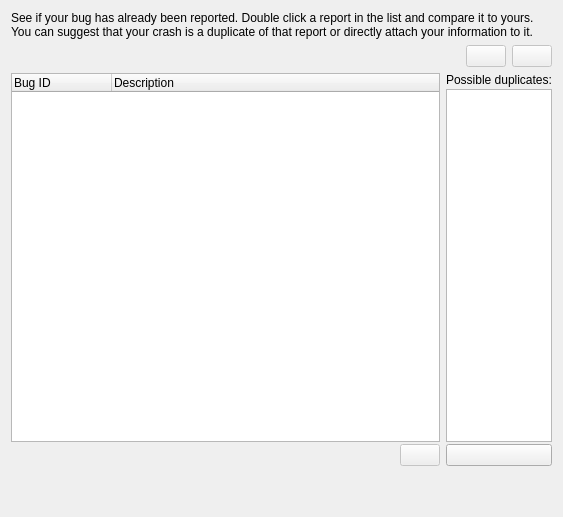
<?xml version="1.0" encoding="UTF-8"?>
<ui version="4.0">
 <class>AssistantPageBugzillaDuplicates</class>
 <widget class="QWidget" name="AssistantPageBugzillaDuplicates">
  <property name="geometry">
   <rect>
    <x>0</x>
    <y>0</y>
    <width>563</width>
    <height>517</height>
   </rect>
  </property>
  <layout class="QVBoxLayout" name="verticalLayout_3">
   <item>
    <widget class="QLabel" name="m_explanationLabel">
     <property name="text">
      <string comment="@info">See if your bug has already been reported. Double click a report in the list and compare it to yours. You can suggest that your crash is a duplicate of that report or directly attach your information to it.</string>
     </property>
     <property name="wordWrap">
      <bool>true</bool>
     </property>
    </widget>
   </item>
   <item>
    <layout class="QHBoxLayout" name="horizontalLayout_5">
     <item>
      <widget class="StatusWidget" name="m_statusWidget" native="true">
       <property name="sizePolicy">
        <sizepolicy hsizetype="MinimumExpanding" vsizetype="Maximum">
         <horstretch>0</horstretch>
         <verstretch>0</verstretch>
        </sizepolicy>
       </property>
      </widget>
     </item>
     <item>
      <widget class="QPushButton" name="m_searchMoreButton">
       <property name="enabled">
        <bool>false</bool>
       </property>
      </widget>
     </item>
     <item>
      <widget class="QPushButton" name="m_stopSearchButton">
       <property name="enabled">
        <bool>false</bool>
       </property>
      </widget>
     </item>
    </layout>
   </item>
   <item>
    <layout class="QHBoxLayout" name="horizontalLayout_2">
     <item>
      <layout class="QVBoxLayout" name="verticalLayout_2">
       <property name="spacing">
        <number>2</number>
       </property>
       <item>
        <widget class="QTreeWidget" name="m_bugListWidget">
         <property name="alternatingRowColors">
          <bool>true</bool>
         </property>
         <property name="rootIsDecorated">
          <bool>false</bool>
         </property>
         <property name="wordWrap">
          <bool>true</bool>
         </property>
         <column>
          <property name="text">
           <string comment="@title:column">Bug ID</string>
          </property>
         </column>
         <column>
          <property name="text">
           <string comment="@title:column">Description</string>
          </property>
         </column>
        </widget>
       </item>
       <item>
        <layout class="QHBoxLayout" name="horizontalLayout_6">
         <property name="spacing">
          <number>2</number>
         </property>
         <item>
          <spacer name="horizontalSpacer_3">
           <property name="orientation">
            <enum>Qt::Horizontal</enum>
           </property>
           <property name="sizeHint" stdset="0">
            <size>
             <width>40</width>
             <height>20</height>
            </size>
           </property>
          </spacer>
         </item>
         <item>
          <widget class="QPushButton" name="m_openReportButton">
           <property name="enabled">
            <bool>false</bool>
           </property>
          </widget>
         </item>
        </layout>
       </item>
      </layout>
     </item>
     <item>
      <layout class="QVBoxLayout" name="verticalLayout">
       <property name="spacing">
        <number>2</number>
       </property>
       <item>
        <widget class="QLabel" name="m_selectedPossibleDuplicatesLabel">
         <property name="text">
          <string comment="@label title of a listbox where the possible duplicate bug numbers are put in">Possible duplicates:</string>
         </property>
        </widget>
       </item>
       <item>
        <widget class="QListWidget" name="m_selectedDuplicatesList">
         <property name="sizePolicy">
          <sizepolicy hsizetype="Ignored" vsizetype="Expanding">
           <horstretch>0</horstretch>
           <verstretch>0</verstretch>
          </sizepolicy>
         </property>
         <property name="minimumSize">
          <size>
           <width>100</width>
           <height>0</height>
          </size>
         </property>
         <property name="maximumSize">
          <size>
           <width>120</width>
           <height>16777215</height>
          </size>
         </property>
        </widget>
       </item>
       <item>
        <layout class="QHBoxLayout" name="horizontalLayout_3">
         <property name="spacing">
          <number>2</number>
         </property>
         <item>
          <spacer name="horizontalSpacer_2">
           <property name="orientation">
            <enum>Qt::Horizontal</enum>
           </property>
           <property name="sizeType">
            <enum>QSizePolicy::Minimum</enum>
           </property>
           <property name="sizeHint" stdset="0">
            <size>
             <width>0</width>
             <height>0</height>
            </size>
           </property>
          </spacer>
         </item>
         <item>
          <widget class="QPushButton" name="m_removeSelectedDuplicateButton"/>
         </item>
        </layout>
       </item>
      </layout>
     </item>
    </layout>
   </item>
   <item>
    <widget class="QLabel" name="information">
     <property name="text">
      <string/>
     </property>
     <property name="wordWrap">
      <bool>true</bool>
     </property>
    </widget>
   </item>
   <item>
    <layout class="QHBoxLayout" name="horizontalLayout_4">
     <item>
      <widget class="QLabel" name="m_attachToReportIcon">
       <property name="sizePolicy">
        <sizepolicy hsizetype="Fixed" vsizetype="Fixed">
         <horstretch>0</horstretch>
         <verstretch>0</verstretch>
        </sizepolicy>
       </property>
       <property name="text">
        <string/>
       </property>
      </widget>
     </item>
     <item>
      <widget class="QLabel" name="m_attachToReportLabel"/>
     </item>
    </layout>
   </item>
  </layout>
 </widget>
 <customwidgets>
  <customwidget>
   <class>StatusWidget</class>
   <extends>QWidget</extends>
   <header>statuswidget.h</header>
   <container>1</container>
  </customwidget>
 </customwidgets>
 <resources/>
 <connections/>
</ui>
